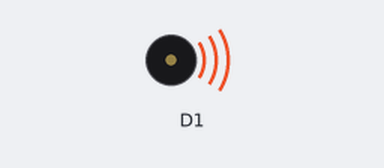
This sketch was run on a simulated ESP8266 (NodeMCU). Shown: buzzer (waves = sounding).

Above: at 0.1 s.
At 29.8 s:
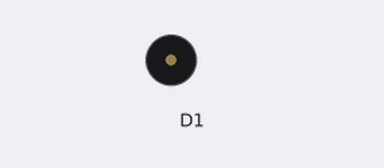
Timing chart, 0 to 30.3 s (numbered marks = the images above):
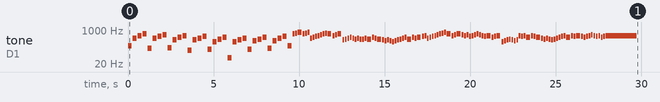

Measured:
- by itself, tone on D1: plays 165 Hz for 0.23 s, 392 Hz for 0.23 s, 523 Hz for 0.23 s, 659 Hz for 0.23 s, 123 Hz for 0.23 s, 392 Hz for 0.23 s … (145 notes in this stretch)

The sketch:

Mario-Canon.ino
```cpp
#include "pitches.h"
#define O1 000


  int CanonTone[] = {
   NOTE_E3, NOTE_G4, NOTE_C5, NOTE_E5, NOTE_B2, NOTE_G4, NOTE_B4, NOTE_D5,
   NOTE_C3, NOTE_E4, NOTE_A4, NOTE_C5, NOTE_G2, NOTE_E4, NOTE_G4, NOTE_B4,
   NOTE_A2, NOTE_C4, NOTE_F4, NOTE_A4, NOTE_E1, NOTE_C4, NOTE_E4, NOTE_G4,
   NOTE_A2, NOTE_D4, NOTE_F4, NOTE_A4, NOTE_B2, NOTE_D4, NOTE_G4, NOTE_B4,
   NOTE_E3, NOTE_E5, NOTE_F5, NOTE_G5, NOTE_E5, NOTE_F5, NOTE_G5, NOTE_G4, NOTE_A4, NOTE_B4, NOTE_C5, NOTE_D5, NOTE_E5, NOTE_F5,
   NOTE_E5, NOTE_C5, NOTE_D5, NOTE_E5, NOTE_E4, NOTE_F4, NOTE_G4, NOTE_A4, NOTE_G4, NOTE_F4, NOTE_G4, NOTE_F4, NOTE_F4, NOTE_G4,
   NOTE_F4, NOTE_A4, NOTE_G4, NOTE_F4, NOTE_E4, NOTE_D4, NOTE_E4, NOTE_D4, NOTE_C4, NOTE_D4, NOTE_E4, NOTE_F4, NOTE_G4, NOTE_A4,
   NOTE_F4, NOTE_A4, NOTE_G4, NOTE_A4, NOTE_B4, NOTE_C5, NOTE_G4, NOTE_A4, NOTE_B4, NOTE_C5, NOTE_D5, NOTE_E5, NOTE_F5, NOTE_G5,
   NOTE_E5, NOTE_C5, NOTE_D5, NOTE_E5, NOTE_D5, NOTE_C5, NOTE_D5, NOTE_B4, NOTE_C5, NOTE_D5, NOTE_E5, NOTE_D5, NOTE_C5, NOTE_B4,
   NOTE_C5, NOTE_A4, NOTE_B4, NOTE_C5, NOTE_C4, NOTE_D4, NOTE_E4, NOTE_F4, NOTE_E4, NOTE_D4, NOTE_E4, NOTE_C5, NOTE_B4, NOTE_C5,
   NOTE_A4, NOTE_C5, NOTE_B4, NOTE_A4, NOTE_G4, NOTE_F4, NOTE_G4, NOTE_F4, NOTE_E4, NOTE_F4, NOTE_G4, NOTE_A4, NOTE_B4, NOTE_C5,
   NOTE_A4, NOTE_C5, NOTE_B4, NOTE_C5, NOTE_B4, NOTE_A4, NOTE_B4, NOTE_C5, NOTE_D5, NOTE_C5, NOTE_B4, NOTE_C5, NOTE_A4, NOTE_B4,
   NOTE_C5,0 };


  int MarioTone[] =
  {
  NOTE_E4, NOTE_E4, NOTE_E4, NOTE_C4, NOTE_E4, NOTE_G4,
  NOTE_G3,
  NOTE_C4, NOTE_G3, NOTE_E3, NOTE_A3, NOTE_B3, NOTE_AS3,
  NOTE_A3, NOTE_G3, NOTE_E4, NOTE_G4, NOTE_A4, NOTE_F4,
  NOTE_G4, NOTE_E4, NOTE_C4, NOTE_D4, NOTE_B3,
  NOTE_C4, NOTE_G3, NOTE_E3, NOTE_A3, NOTE_B3, NOTE_AS3,
  NOTE_A3, NOTE_G3, NOTE_E4, NOTE_G4, NOTE_A4, NOTE_F4,
  NOTE_G4, NOTE_E4, NOTE_C4, NOTE_D4, NOTE_B3,
  NOTE_G4, NOTE_FS4, NOTE_E4, NOTE_DS4, NOTE_E4, NOTE_GS3,
  NOTE_A3, NOTE_C4, NOTE_A3, NOTE_C4, NOTE_D4, NOTE_G4,
  NOTE_FS4, NOTE_E4, NOTE_DS4, NOTE_E4, NOTE_C5, NOTE_C5,
  NOTE_C5,
  NOTE_G4, NOTE_FS4, NOTE_E4, NOTE_DS4, NOTE_E4, NOTE_GS3,
  NOTE_A3, NOTE_C4, NOTE_A3, NOTE_C4, NOTE_D4, NOTE_DS4,
  NOTE_D4, NOTE_C4,
  NOTE_C4, NOTE_C4, NOTE_C4, NOTE_C4, NOTE_D4, NOTE_E4,
  NOTE_C4, NOTE_A3, NOTE_G3, NOTE_C4, NOTE_C4, NOTE_C4,
  NOTE_C4, NOTE_D4, NOTE_E4,
  NOTE_C4, NOTE_C4, NOTE_C4, NOTE_C4, NOTE_D4, NOTE_E4,
  NOTE_C4, NOTE_A3, NOTE_G3
  };

  int noteDurations[] =
  {
  8, 8, 8, 8, 8, 8, 8, 8,
  8, 8, 8, 8, 8, 8, 8, 8,
  8, 8, 8, 8, 8, 8, 8, 8,
  8, 8, 8, 8, 8, 8, 8, 8,
  8,16,16,8,16,16,16,16,16,16,16,16,16, 16,
  8,16,16,8,16,16,16,16,16,16,16,16,16, 16,
  8,16,16,8,16,16,16,16,16,16,16,16,16, 16,
  8,16,16,8,16,16,16,16,16,16,16,16,16, 16,
  8,16,16,8,16,16,16,16,16,16,16,16,16, 16,
  8,16,16,8,16,16,16,16,16,16,16,16,16, 16,
  8,16,16,8,16,16,16,16,16,16,16,16,16, 16,
  8,16,16,8,16,16,16,16,16,16,16,16,16, 16,
  1
  };


  int MarioDurations[] =
  {
  8, 4, 4, 8, 4, 2, 2,
  3, 3, 3, 4, 4, 8, 4, 8, 8, 8, 4, 8, 4, 3, 8, 8, 3,
  3, 3, 3, 4, 4, 8, 4, 8, 8, 8, 4, 8, 4, 3, 8, 8, 2,
  8, 8, 8, 4, 4, 8, 8, 4, 8, 8, 3, 8, 8, 8, 4, 4, 4, 8, 2,
  8, 8, 8, 4, 4, 8, 8, 4, 8, 8, 3, 3, 3, 1,
  8, 4, 4, 8, 4, 8, 4, 8, 2, 8, 4, 4, 8, 4, 1,
  8, 4, 4, 8, 4, 8, 4, 8, 2
  };


  int Canonlength;
  int Marioplength;


void setup() {
pinMode(D1, OUTPUT);
Canonlength=sizeof(CanonTone)/sizeof(CanonTone[0]);
Marioplength=sizeof(MarioTone)/sizeof(MarioTone[0]);
}

void loop() {

//-------------------------CANON---------------------------------------


    for (int thisNote=0; thisNote <Canonlength; thisNote++)
    {
      int noteDuration = 1800/noteDurations[thisNote];
      tone(D1, CanonTone[thisNote], noteDuration);
      int pauseBetweenNotes = noteDuration * 1.30;
      delay(pauseBetweenNotes);
    }

  delay(3000);

//-------------------------MARIO---------------------------------------


   for (int thisNote = 0; thisNote < Marioplength; thisNote++)
   {
    int MarioDuration = 1000 / MarioDurations[thisNote];
    tone(D1, MarioTone[thisNote], MarioDuration);
    int pauseBetweenNotes = MarioDuration * 1.30;
    delay(pauseBetweenNotes);
   }
    delay(3000);
}
```

pitches.h
```cpp
/*************************************************
 * Public Constants
 *************************************************/

#define NOTE_B0  31
#define NOTE_C1  33
#define NOTE_CS1 35
#define NOTE_D1  37
#define NOTE_DS1 39
#define NOTE_E1  41
#define NOTE_F1  44
#define NOTE_FS1 46
#define NOTE_G1  49
#define NOTE_GS1 52
#define NOTE_A1  55
#define NOTE_AS1 58
#define NOTE_B1  62
#define NOTE_C2  65
#define NOTE_CS2 69
#define NOTE_D2  73
#define NOTE_DS2 78
#define NOTE_E2  82
#define NOTE_F2  87
#define NOTE_FS2 93
#define NOTE_G2  98
#define NOTE_GS2 104
#define NOTE_A2  110
#define NOTE_AS2 117
#define NOTE_B2  123
#define NOTE_C3  131
#define NOTE_CS3 139
#define NOTE_D3  147
#define NOTE_DS3 156
#define NOTE_E3  165
#define NOTE_F3  175
#define NOTE_FS3 185
#define NOTE_G3  196
#define NOTE_GS3 208
#define NOTE_A3  220
#define NOTE_AS3 233
#define NOTE_B3  247
#define NOTE_C4  262
#define NOTE_CS4 277
#define NOTE_D4  294
#define NOTE_DS4 311
#define NOTE_E4  330
#define NOTE_F4  349
#define NOTE_FS4 370
#define NOTE_G4  392
#define NOTE_GS4 415
#define NOTE_A4  440
#define NOTE_AS4 466
#define NOTE_B4  494
#define NOTE_C5  523
#define NOTE_CS5 554
#define NOTE_D5  587
#define NOTE_DS5 622
#define NOTE_E5  659
#define NOTE_F5  698
#define NOTE_FS5 740
#define NOTE_G5  784
#define NOTE_GS5 831
#define NOTE_A5  880
#define NOTE_AS5 932
#define NOTE_B5  988
#define NOTE_C6  1047
#define NOTE_CS6 1109
#define NOTE_D6  1175
#define NOTE_DS6 1245
#define NOTE_E6  1319
#define NOTE_F6  1397
#define NOTE_FS6 1480
#define NOTE_G6  1568
#define NOTE_GS6 1661
#define NOTE_A6  1760
#define NOTE_AS6 1865
#define NOTE_B6  1976
#define NOTE_C7  2093
#define NOTE_CS7 2217
#define NOTE_D7  2349
#define NOTE_DS7 2489
#define NOTE_E7  2637
#define NOTE_F7  2794
#define NOTE_FS7 2960
#define NOTE_G7  3136
#define NOTE_GS7 3322
#define NOTE_A7  3520
#define NOTE_AS7 3729
#define NOTE_B7  3951
#define NOTE_C8  4186
#define NOTE_CS8 4435
#define NOTE_D8  4699
#define NOTE_DS8 4978
```
